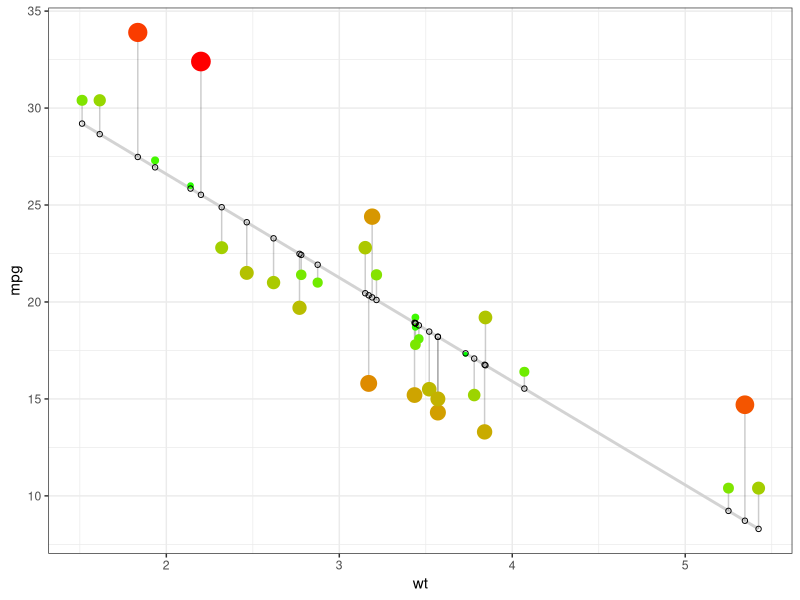
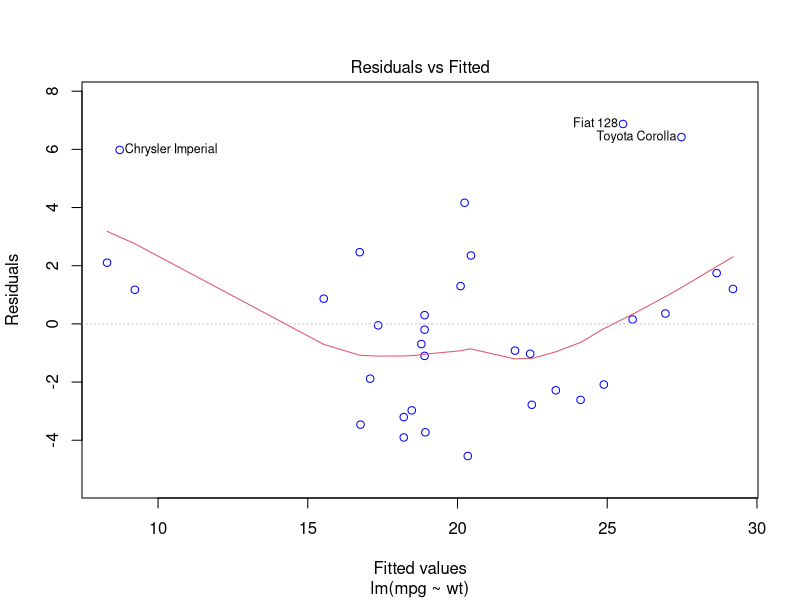
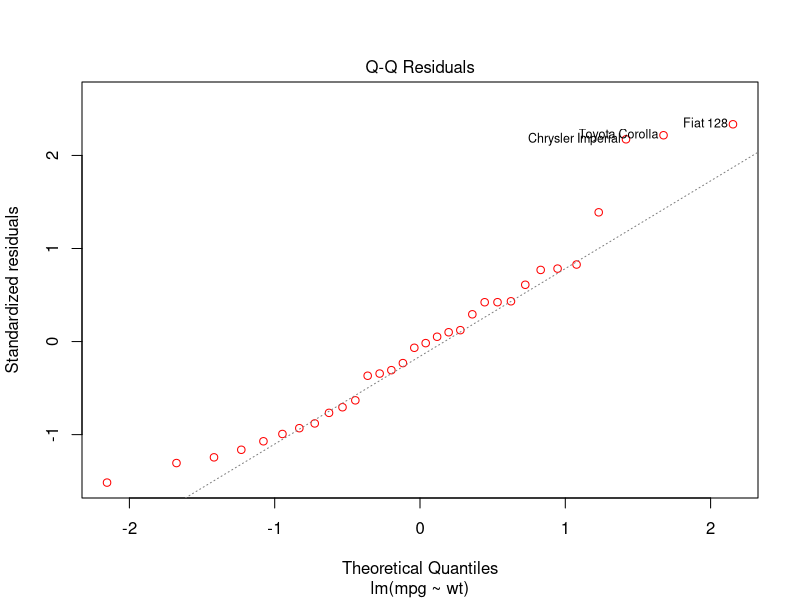
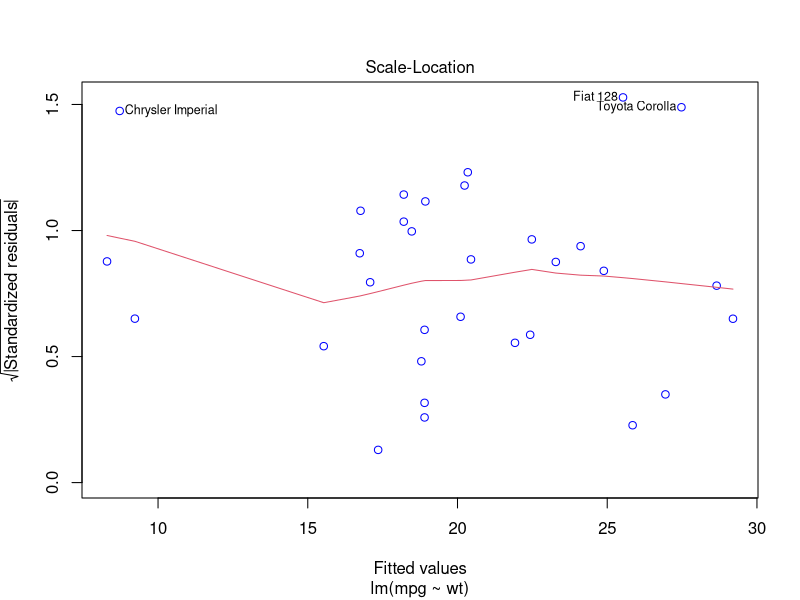
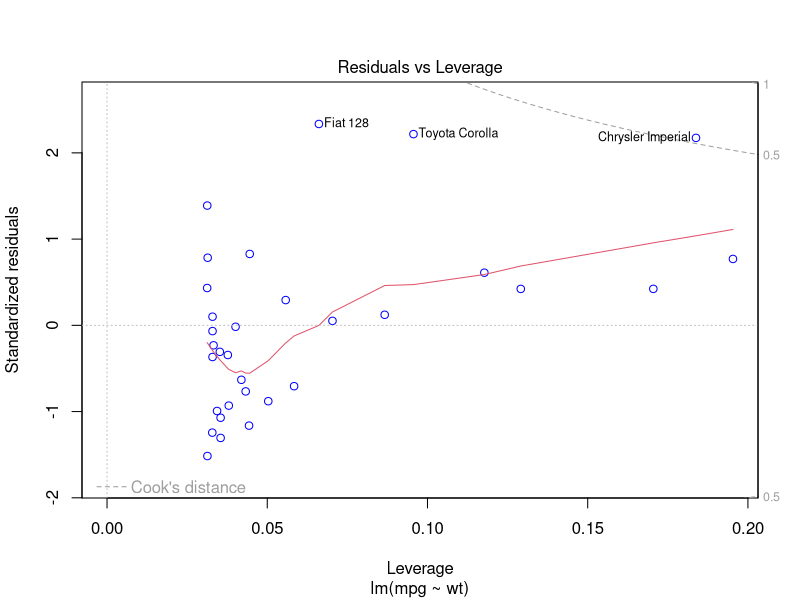

Here is the R script that generated these plots, in order:
# Fitting the Regression Line and its Residuals

library(tidyverse)

d <- mtcars

fit <- lm(mpg ~ wt, data = d) # fit the model

d$predicted <- predict(fit)   # Save the predicted values

d$residuals <- residuals(fit) # Save the residual values

ggplot(d, aes(x = wt, y = mpg)) +
  geom_smooth(method = "lm", se = FALSE, color = "lightgrey") +     # regression line  
  geom_segment(aes(xend = wt, yend = predicted), alpha = .2) +      # draw line from point to line
  geom_point(aes(color = abs(residuals), size = abs(residuals))) +  # size of the points
  scale_color_continuous(low = "green", high = "red") +             # colour of the points mapped to residual size - green smaller, red larger
  guides(color = FALSE, size = FALSE) +                             # Size legend removed
  geom_point(aes(y = predicted), shape = 1) +
  theme_bw()

summary(fit) # Summary of the fit 

# Residuals vs Fitted Plot
plot(fit,
     which = 1,
     col = c("blue"))

# Q-Q Plot
plot(fit,
     which = 2,
     col = c("red"))  

# Scale-Location Plot
plot(fit,
     which = 3,
     col = c("blue"))

# Residuals vs Leverage
plot(fit,
     which = 5,
     col = c("blue"))
